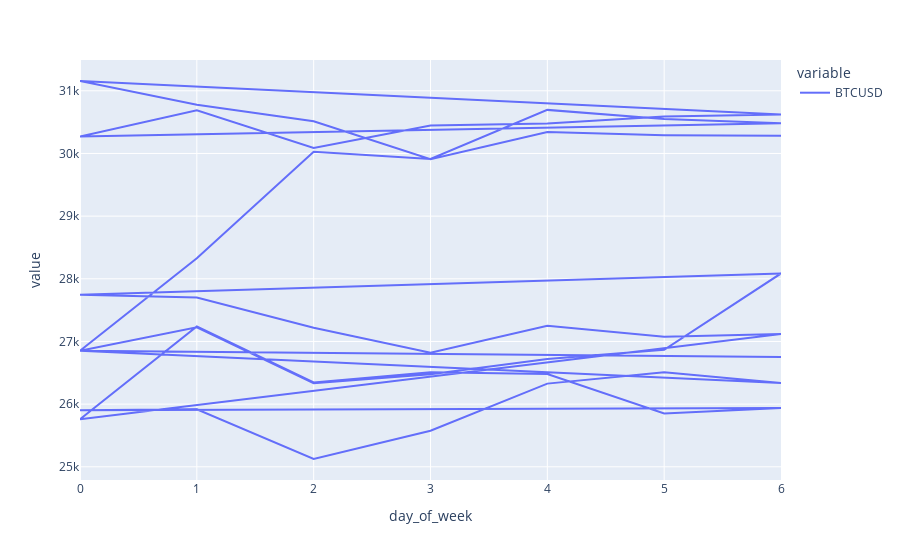

Notebook source saved alongside this figure:
### Markdown cell above
## 1.3. Seasonality

Seasonality is when there are regular, periodic changes in the mean of a time series.
They often happen at "human-interpretable" intervals, e.g. daily, weekly, monthly, etc.

A **seasonal plot** can help identify such seasonality.
If we suspect day-of-week seasonality, we can plot the day of week vs target value to see if there is a common behaviour.

This time series doesn't actually exhibit any strong seasonality, but let's see how we'd check.

### Code cell
plot_seasonal_df = df[['BTCUSD']].copy()
plot_seasonal_df['day_of_week'] = plot_seasonal_df.index.dayofweek

plot_seasonal_df.tail(50).set_index('day_of_week').plot()

### Figure 1 — Plotly figure (JSON) as saved in the notebook; plotly's stock layout.template omitted (floating-point values rounded to 4 significant figures)
{"data": [{"hovertemplate": "variable=BTCUSD<br>day_of_week=%{x}<br>value=%{y}<extra></extra>", "legendgroup": "BTCUSD", "line": {"color": "#636efa", "dash": "solid"}, "marker": {"symbol": "circle"}, "mode": "lines", "name": "BTCUSD", "orientation": "v", "showlegend": true, "type": "scatter", "x": [6, 0, 1, 2, 3, 4, 5, 6, 0, 1, 2, 3, 4, 5, 6, 0, 1, 2, 3, 4, 5, 6, 0, 1, 2, 3, 4, 5, 6, 0, 1, 2, 3, 4, 5, 6, 0, 1, 2, 3, 4, 5, 6, 0, 1, 2, 3, 4, 5, 6], "xaxis": "x", "y": [26750.0, 26850.0, 27230.0, 26330.0, 26480.0, 26720.0, 26870.0, 28090.0, 27750.0, 27700.0, 27220.0, 26820.0, 27250.0, 27080.0, 27120.0, 25760.0, 27240.0, 26350.0, 26510.0, 26480.0, 25850.0, 25940.0, 25900.0, 25920.0, 25120.0, 25580.0, 26330.0, 26510.0, 26340.0, 26850.0, 28330.0, 30030.0, 29910.0, 30700.0, 30550.0, 30480.0, 30270.0, 30690.0, 30090.0, 30450.0, 30480.0, 30590.0, 30620.0, 31160.0, 30780.0, 30510.0, 29910.0, 30340.0, 30290.0, 30280.0], "yaxis": "y"}], "layout": {"legend": {"title": {"text": "variable"}, "tracegroupgap": 0}, "margin": {"t": 60}, "xaxis": {"anchor": "y", "domain": [0, 1], "title": {"text": "day_of_week"}}, "yaxis": {"anchor": "x", "domain": [0, 1], "title": {"text": "value"}}}}
